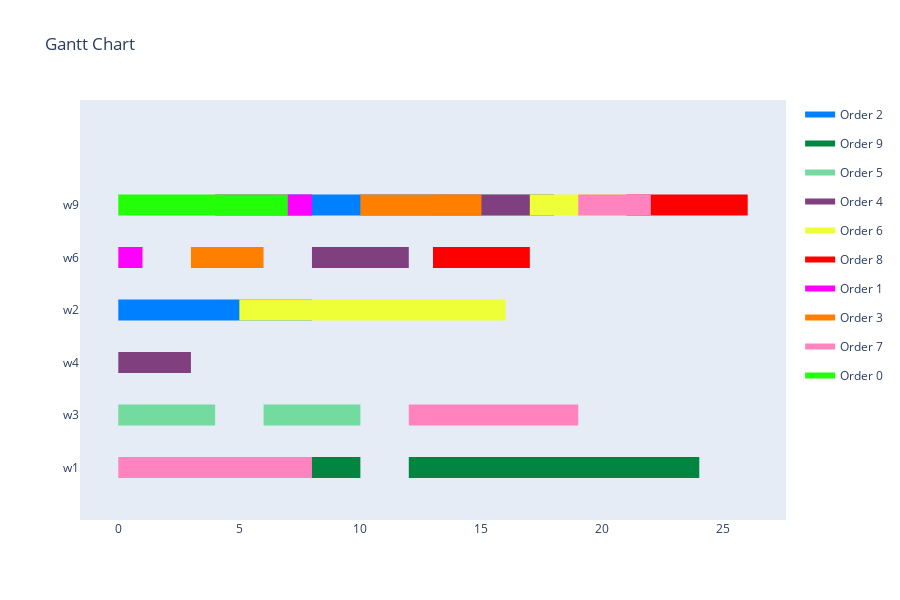
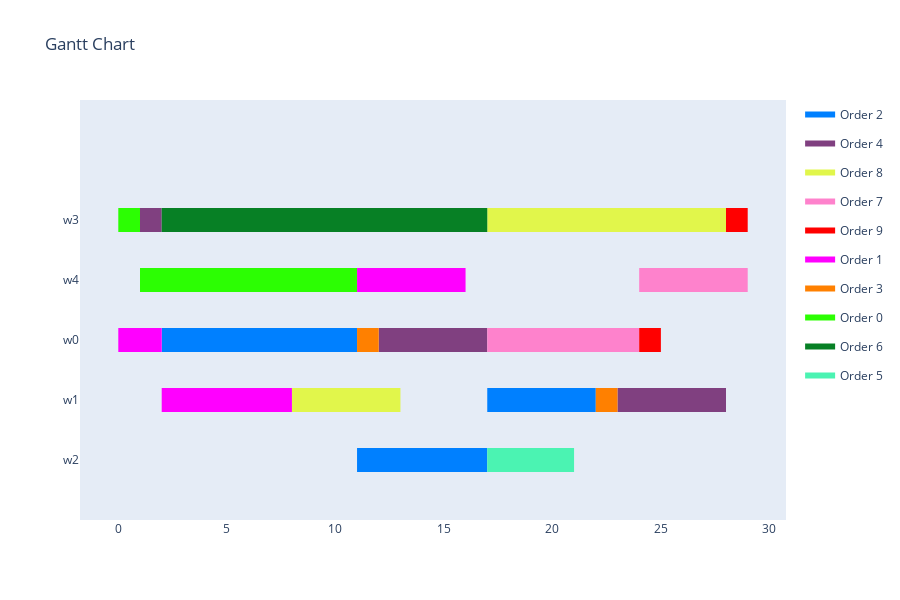
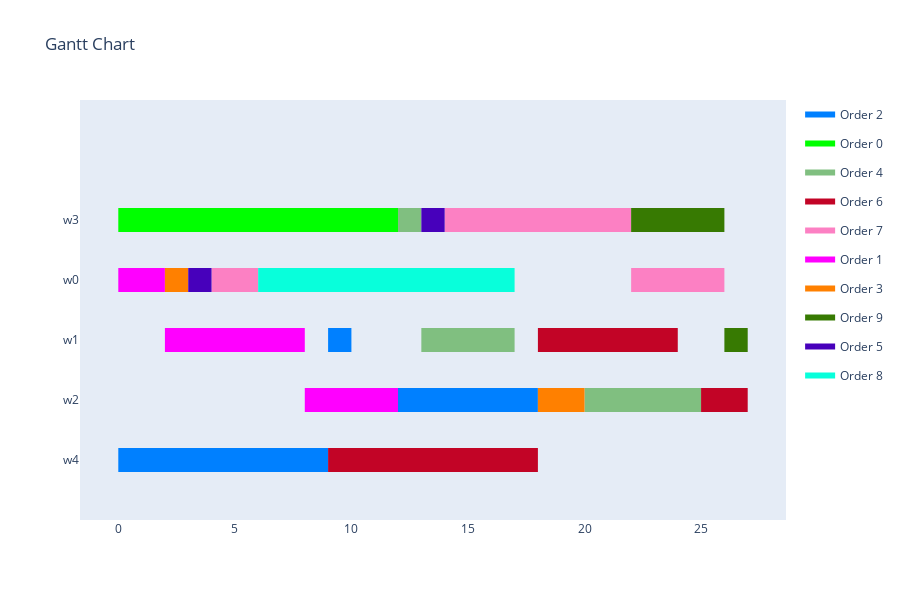
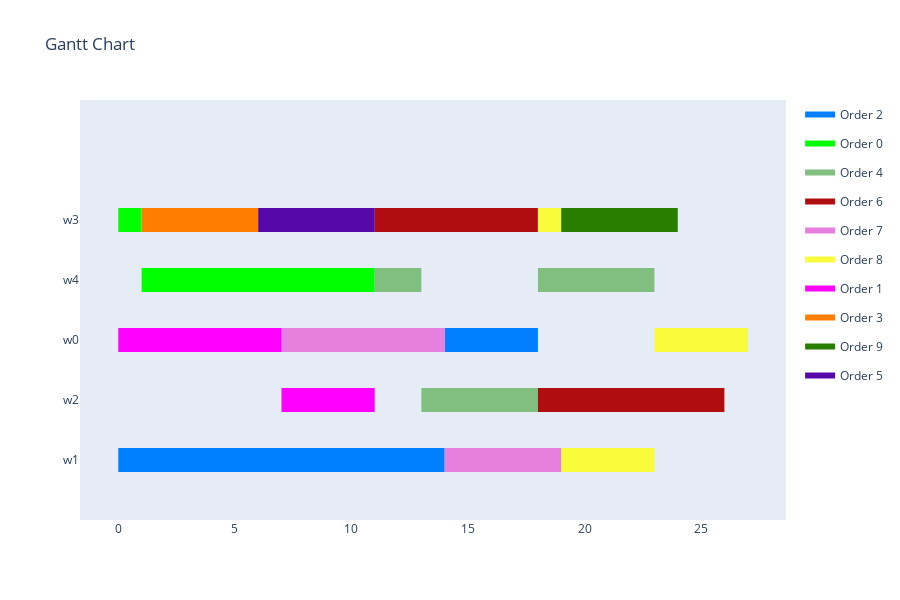

These figures' notebook cell, in order:
### Code cell
averages = dict()

for i in range(len(solver_results)):
    if type(solver_results[i].created_by) is str:
        print(f'{solver_results[i].created_by} : {file_list[i]}')
    else:
        print(f'{solver_results[i].created_by.name} : {file_list[i]}')
    visualize_schedule_demo(solver_results[i], solver_results[i].created_in, solver_results[i].created_for)
    for evaluation_result in solver_results[i].evaluation_results:
        print(f'{evaluation_result[0]}: {evaluation_result[1]}')
        if evaluation_result[0] not in averages:
            averages[evaluation_result[0]] = 0
        averages[evaluation_result[0]] += evaluation_result[1]
    # NOTE: only for GASolver:
    #print(f'{solver_results[i].created_by.mutation_type}')
    print('-' * 50)
# averages, NOTE: even if a value is not present for all results, the average is calculated with the count of all results
print(f'AVERAGE RESULTS OF {len(solver_results)} SOLVER RESULTS')
for average in averages.keys():
    print(f'Average {average}: {averages[average] / len(solver_results)}')

### Figure 1 — Plotly figure (JSON) as saved in the notebook; plotly's stock layout.template omitted (floating-point values rounded to 4 significant figures)
{"data": [{"fill": "toself", "fillcolor": "rgb(0, 128, 255)", "hoverinfo": "name", "legendgroup": "rgb(0, 128, 255)", "mode": "none", "name": "Order 2", "type": "scatter", "x": [7, 13, 13, 7, 7, 8, 12, 12, 8, 8, 9, 11, 11, 9, 9, 0, 8, 8, 0], "y": [4.8, 4.8, 5.2, 5.2, null, 4.8, 4.8, 5.2, 5.2, null, 4.8, 4.8, 5.2, 5.2, null, 2.8, 2.8, 3.2, 3.2]}, {"fill": "toself", "fillcolor": "rgb(1, 133, 64)", "hoverinfo": "name", "legendgroup": "rgb(1, 133, 64)", "mode": "none", "name": "Order 9", "type": "scatter", "x": [8, 10, 10, 8, 8, 12, 17, 17, 12, 12, 16, 22, 22, 16, 16, 20, 24, 24, 20], "y": [-0.2, -0.2, 0.2, 0.2, null, -0.2, -0.2, 0.2, 0.2, null, -0.2, -0.2, 0.2, 0.2, null, -0.2, -0.2, 0.2, 0.2]}, {"fill": "toself", "fillcolor": "rgb(115, 219, 159)", "hoverinfo": "name", "legendgroup": "rgb(115, 219, 159)", "mode": "none", "name": "Order 5", "type": "scatter", "x": [15, 17, 17, 15, 15, 16, 17, 17, 16, 16, 0, 4, 4, 0, 0, 6, 10, 10, 6], "y": [4.8, 4.8, 5.2, 5.2, null, 4.8, 4.8, 5.2, 5.2, null, 0.8, 0.8, 1.2, 1.2, null, 0.8, 0.8, 1.2, 1.2]}, {"fill": "toself", "fillcolor": "rgb(128, 64, 128)", "hoverinfo": "name", "legendgroup": "rgb(128, 64, 128)", "mode": "none", "name": "Order 4", "type": "scatter", "x": [13, 15, 15, 13, 13, 14, 18, 18, 14, 14, 8, 12, 12, 8, 8, 0, 3, 3, 0], "y": [4.8, 4.8, 5.2, 5.2, null, 4.8, 4.8, 5.2, 5.2, null, 3.8, 3.8, 4.2, 4.2, null, 1.8, 1.8, 2.2, 2.2]}, {"fill": "toself", "fillcolor": "rgb(238, 254, 55)", "hoverinfo": "name", "legendgroup": "rgb(238, 254, 55)", "mode": "none", "name": "Order 6", "type": "scatter", "x": [17, 21, 21, 17, 17, 18, 20, 20, 18, 18, 5, 13, 13, 5, 5, 10, 16, 16, 10], "y": [4.8, 4.8, 5.2, 5.2, null, 4.8, 4.8, 5.2, 5.2, null, 2.8, 2.8, 3.2, 3.2, null, 2.8, 2.8, 3.2, 3.2]}, {"fill": "toself", "fillcolor": "rgb(255, 0, 0)", "hoverinfo": "name", "legendgroup": "rgb(255, 0, 0)", "mode": "none", "name": "Order 8", "type": "scatter", "x": [21, 23, 23, 21, 21, 22, 26, 26, 22, 22, 13, 17, 17, 13, 13, 4, 8, 8, 4], "y": [4.8, 4.8, 5.2, 5.2, null, 4.8, 4.8, 5.2, 5.2, null, 3.8, 3.8, 4.2, 4.2, null, -0.2, -0.2, 0.2, 0.2]}, {"fill": "toself", "fillcolor": "rgb(255, 0, 255)", "hoverinfo": "name", "legendgroup": "rgb(255, 0, 255)", "mode": "none", "name": "Order 1", "type": "scatter", "x": [4, 6, 6, 4, 4, 5, 6, 6, 5, 5, 6, 8, 8, 6, 6, 0, 1, 1, 0], "y": [4.8, 4.8, 5.2, 5.2, null, 4.8, 4.8, 5.2, 5.2, null, 4.8, 4.8, 5.2, 5.2, null, 3.8, 3.8, 4.2, 4.2]}, {"fill": "toself", "fillcolor": "rgb(255, 128, 0)", "hoverinfo": "name", "legendgroup": "rgb(255, 128, 0)", "mode": "none", "name": "Order 3", "type": "scatter", "x": [10, 15, 15, 10, 10, 11, 13, 13, 11, 11, 12, 13, 13, 12, 12, 3, 6, 6, 3], "y": [4.8, 4.8, 5.2, 5.2, null, 4.8, 4.8, 5.2, 5.2, null, 4.8, 4.8, 5.2, 5.2, null, 3.8, 3.8, 4.2, 4.2]}, {"fill": "toself", "fillcolor": "rgb(255, 131, 191)", "hoverinfo": "name", "legendgroup": "rgb(255, 131, 191)", "mode": "none", "name": "Order 7", "type": "scatter", "x": [19, 20, 20, 19, 19, 20, 22, 22, 20, 20, 12, 19, 19, 12, 12, 0, 8, 8, 0], "y": [4.8, 4.8, 5.2, 5.2, null, 4.8, 4.8, 5.2, 5.2, null, 0.8, 0.8, 1.2, 1.2, null, -0.2, -0.2, 0.2, 0.2]}, {"fill": "toself", "fillcolor": "rgb(35, 255, 9)", "hoverinfo": "name", "legendgroup": "rgb(35, 255, 9)", "mode": "none", "name": "Order 0", "type": "scatter", "x": [0, 4, 4, 0, 0, 1, 4, 4, 1, 1, 2, 4, 4, 2, 2, 3, 7, 7, 3], "y": [4.8, 4.8, 5.2, 5.2, null, 4.8, 4.8, 5.2, 5.2, null, 4.8, 4.8, 5.2, 5.2, null, 4.8, 4.8, 5.2, 5.2]}, {"legendgroup": "rgb(0, 128, 255)", "marker": {"color": "rgb(0, 128, 255)", "opacity": 0, "size": 1}, "mode": "markers", "name": "", "showlegend": false, "text": [null, null, null, null, null, null, null, null], "type": "scatter", "x": [7, 13, 8, 12, 9, 11, 0, 8], "y": [5, 5, 5, 5, 5, 5, 3, 3]}, {"legendgroup": "rgb(1, 133, 64)", "marker": {"color": "rgb(1, 133, 64)", "opacity": 0, "size": 1}, "mode": "markers", "name": "", "showlegend": false, "text": [null, null, null, null, null, null, null, null], "type": "scatter", "x": [8, 10, 12, 17, 16, 22, 20, 24], "y": [0, 0, 0, 0, 0, 0, 0, 0]}, {"legendgroup": "rgb(115, 219, 159)", "marker": {"color": "rgb(115, 219, 159)", "opacity": 0, "size": 1}, "mode": "markers", "name": "", "showlegend": false, "text": [null, null, null, null, null, null, null, null], "type": "scatter", "x": [15, 17, 16, 17, 0, 4, 6, 10], "y": [5, 5, 5, 5, 1, 1, 1, 1]}, {"legendgroup": "rgb(128, 64, 128)", "marker": {"color": "rgb(128, 64, 128)", "opacity": 0, "size": 1}, "mode": "markers", "name": "", "showlegend": false, "text": [null, null, null, null, null, null, null, null], "type": "scatter", "x": [13, 15, 14, 18, 8, 12, 0, 3], "y": [5, 5, 5, 5, 4, 4, 2, 2]}, {"legendgroup": "rgb(238, 254, 55)", "marker": {"color": "rgb(238, 254, 55)", "opacity": 0, "size": 1}, "mode": "markers", "name": "", "showlegend": false, "text": [null, null, null, null, null, null, null, null], "type": "scatter", "x": [17, 21, 18, 20, 5, 13, 10, 16], "y": [5, 5, 5, 5, 3, 3, 3, 3]}, {"legendgroup": "rgb(255, 0, 0)", "marker": {"color": "rgb(255, 0, 0)", "opacity": 0, "size": 1}, "mode": "markers", "name": "", "showlegend": false, "text": [null, null, null, null, null, null, null, null], "type": "scatter", "x": [21, 23, 22, 26, 13, 17, 4, 8], "y": [5, 5, 5, 5, 4, 4, 0, 0]}, {"legendgroup": "rgb(255, 0, 255)", "marker": {"color": "rgb(255, 0, 255)", "opacity": 0, "size": 1}, "mode": "markers", "name": "", "showlegend": false, "text": [null, null, null, null, null, null, null, null], "type": "scatter", "x": [4, 6, 5, 6, 6, 8, 0, 1], "y": [5, 5, 5, 5, 5, 5, 4, 4]}, {"legendgroup": "rgb(255, 128, 0)", "marker": {"color": "rgb(255, 128, 0)", "opacity": 0, "size": 1}, "mode": "markers", "name": "", "showlegend": false, "text": [null, null, null, null, null, null, null, null], "type": "scatter", "x": [10, 15, 11, 13, 12, 13, 3, 6], "y": [5, 5, 5, 5, 5, 5, 4, 4]}, {"legendgroup": "rgb(255, 131, 191)", "marker": {"color": "rgb(255, 131, 191)", "opacity": 0, "size": 1}, "mode": "markers", "name": "", "showlegend": false, "text": [null, null, null, null, null, null, null, null], "type": "scatter", "x": [19, 20, 20, 22, 12, 19, 0, 8], "y": [5, 5, 5, 5, 1, 1, 0, 0]}, {"legendgroup": "rgb(35, 255, 9)", "marker": {"color": "rgb(35, 255, 9)", "opacity": 0, "size": 1}, "mode": "markers", "name": "", "showlegend": false, "text": [null, null, null, null, null, null, null, null], "type": "scatter", "x": [0, 4, 1, 4, 2, 4, 3, 7], "y": [5, 5, 5, 5, 5, 5, 5, 5]}], "layout": {"height": 600, "hovermode": "closest", "showlegend": true, "title": {"text": "Gantt Chart"}, "xaxis": {"rangeselector": {"buttons": [{"count": 7, "label": "1w", "step": "day", "stepmode": "backward"}, {"count": 1, "label": "1m", "step": "month", "stepmode": "backward"}, {"count": 6, "label": "6m", "step": "month", "stepmode": "backward"}, {"count": 1, "label": "YTD", "step": "year", "stepmode": "todate"}, {"count": 1, "label": "1y", "step": "year", "stepmode": "backward"}, {"step": "all"}]}, "showgrid": false, "type": "linear", "zeroline": false}, "yaxis": {"autorange": false, "range": [-1, 7], "showgrid": false, "ticktext": ["w1", "w3", "w4", "w2", "w6", "w9"], "tickvals": [0, 1, 2, 3, 4, 5], "zeroline": false}}}

### Figure 2 — Plotly figure (JSON) as saved in the notebook; plotly's stock layout.template omitted (floating-point values rounded to 4 significant figures)
{"data": [{"fill": "toself", "fillcolor": "rgb(0, 128, 255)", "hoverinfo": "name", "legendgroup": "rgb(0, 128, 255)", "mode": "none", "name": "Order 2", "type": "scatter", "x": [2, 11, 11, 2, 2, 17, 22, 22, 17, 17, 11, 13, 13, 11, 11, 13, 17, 17, 13], "y": [1.8, 1.8, 2.2, 2.2, null, 0.8, 0.8, 1.2, 1.2, null, -0.2, -0.2, 0.2, 0.2, null, -0.2, -0.2, 0.2, 0.2]}, {"fill": "toself", "fillcolor": "rgb(128, 64, 128)", "hoverinfo": "name", "legendgroup": "rgb(128, 64, 128)", "mode": "none", "name": "Order 4", "type": "scatter", "x": [1, 2, 2, 1, 1, 12, 17, 17, 12, 12, 23, 28, 28, 23], "y": [3.8, 3.8, 4.2, 4.2, null, 1.8, 1.8, 2.2, 2.2, null, 0.8, 0.8, 1.2, 1.2]}, {"fill": "toself", "fillcolor": "rgb(225, 246, 75)", "hoverinfo": "name", "legendgroup": "rgb(225, 246, 75)", "mode": "none", "name": "Order 8", "type": "scatter", "x": [17, 24, 24, 17, 17, 24, 28, 28, 24, 24, 8, 13, 13, 8], "y": [3.8, 3.8, 4.2, 4.2, null, 3.8, 3.8, 4.2, 4.2, null, 0.8, 0.8, 1.2, 1.2]}, {"fill": "toself", "fillcolor": "rgb(254, 130, 204)", "hoverinfo": "name", "legendgroup": "rgb(254, 130, 204)", "mode": "none", "name": "Order 7", "type": "scatter", "x": [24, 29, 29, 24, 24, 17, 19, 19, 17, 17, 19, 24, 24, 19], "y": [2.8, 2.8, 3.2, 3.2, null, 1.8, 1.8, 2.2, 2.2, null, 1.8, 1.8, 2.2, 2.2]}, {"fill": "toself", "fillcolor": "rgb(255, 0, 0)", "hoverinfo": "name", "legendgroup": "rgb(255, 0, 0)", "mode": "none", "name": "Order 9", "type": "scatter", "x": [28, 29, 29, 28, 28, 24, 25, 25, 24], "y": [3.8, 3.8, 4.2, 4.2, null, 1.8, 1.8, 2.2, 2.2]}, {"fill": "toself", "fillcolor": "rgb(255, 0, 255)", "hoverinfo": "name", "legendgroup": "rgb(255, 0, 255)", "mode": "none", "name": "Order 1", "type": "scatter", "x": [11, 16, 16, 11, 11, 0, 2, 2, 0, 0, 2, 8, 8, 2], "y": [2.8, 2.8, 3.2, 3.2, null, 1.8, 1.8, 2.2, 2.2, null, 0.8, 0.8, 1.2, 1.2]}, {"fill": "toself", "fillcolor": "rgb(255, 128, 0)", "hoverinfo": "name", "legendgroup": "rgb(255, 128, 0)", "mode": "none", "name": "Order 3", "type": "scatter", "x": [11, 12, 12, 11, 11, 22, 23, 23, 22], "y": [1.8, 1.8, 2.2, 2.2, null, 0.8, 0.8, 1.2, 1.2]}, {"fill": "toself", "fillcolor": "rgb(44, 254, 3)", "hoverinfo": "name", "legendgroup": "rgb(44, 254, 3)", "mode": "none", "name": "Order 0", "type": "scatter", "x": [0, 1, 1, 0, 0, 1, 6, 6, 1, 1, 6, 11, 11, 6], "y": [3.8, 3.8, 4.2, 4.2, null, 2.8, 2.8, 3.2, 3.2, null, 2.8, 2.8, 3.2, 3.2]}, {"fill": "toself", "fillcolor": "rgb(7, 128, 37)", "hoverinfo": "name", "legendgroup": "rgb(7, 128, 37)", "mode": "none", "name": "Order 6", "type": "scatter", "x": [2, 9, 9, 2, 2, 9, 14, 14, 9, 9, 14, 16, 16, 14, 14, 16, 17, 17, 16], "y": [3.8, 3.8, 4.2, 4.2, null, 3.8, 3.8, 4.2, 4.2, null, 3.8, 3.8, 4.2, 4.2, null, 3.8, 3.8, 4.2, 4.2]}, {"fill": "toself", "fillcolor": "rgb(75, 243, 178)", "hoverinfo": "name", "legendgroup": "rgb(75, 243, 178)", "mode": "none", "name": "Order 5", "type": "scatter", "x": [17, 19, 19, 17, 17, 19, 21, 21, 19], "y": [-0.2, -0.2, 0.2, 0.2, null, -0.2, -0.2, 0.2, 0.2]}, {"legendgroup": "rgb(0, 128, 255)", "marker": {"color": "rgb(0, 128, 255)", "opacity": 0, "size": 1}, "mode": "markers", "name": "", "showlegend": false, "text": [null, null, null, null, null, null, null, null], "type": "scatter", "x": [2, 11, 17, 22, 11, 13, 13, 17], "y": [2, 2, 1, 1, 0, 0, 0, 0]}, {"legendgroup": "rgb(128, 64, 128)", "marker": {"color": "rgb(128, 64, 128)", "opacity": 0, "size": 1}, "mode": "markers", "name": "", "showlegend": false, "text": [null, null, null, null, null, null], "type": "scatter", "x": [1, 2, 12, 17, 23, 28], "y": [4, 4, 2, 2, 1, 1]}, {"legendgroup": "rgb(225, 246, 75)", "marker": {"color": "rgb(225, 246, 75)", "opacity": 0, "size": 1}, "mode": "markers", "name": "", "showlegend": false, "text": [null, null, null, null, null, null], "type": "scatter", "x": [17, 24, 24, 28, 8, 13], "y": [4, 4, 4, 4, 1, 1]}, {"legendgroup": "rgb(254, 130, 204)", "marker": {"color": "rgb(254, 130, 204)", "opacity": 0, "size": 1}, "mode": "markers", "name": "", "showlegend": false, "text": [null, null, null, null, null, null], "type": "scatter", "x": [24, 29, 17, 19, 19, 24], "y": [3, 3, 2, 2, 2, 2]}, {"legendgroup": "rgb(255, 0, 0)", "marker": {"color": "rgb(255, 0, 0)", "opacity": 0, "size": 1}, "mode": "markers", "name": "", "showlegend": false, "text": [null, null, null, null], "type": "scatter", "x": [28, 29, 24, 25], "y": [4, 4, 2, 2]}, {"legendgroup": "rgb(255, 0, 255)", "marker": {"color": "rgb(255, 0, 255)", "opacity": 0, "size": 1}, "mode": "markers", "name": "", "showlegend": false, "text": [null, null, null, null, null, null], "type": "scatter", "x": [11, 16, 0, 2, 2, 8], "y": [3, 3, 2, 2, 1, 1]}, {"legendgroup": "rgb(255, 128, 0)", "marker": {"color": "rgb(255, 128, 0)", "opacity": 0, "size": 1}, "mode": "markers", "name": "", "showlegend": false, "text": [null, null, null, null], "type": "scatter", "x": [11, 12, 22, 23], "y": [2, 2, 1, 1]}, {"legendgroup": "rgb(44, 254, 3)", "marker": {"color": "rgb(44, 254, 3)", "opacity": 0, "size": 1}, "mode": "markers", "name": "", "showlegend": false, "text": [null, null, null, null, null, null], "type": "scatter", "x": [0, 1, 1, 6, 6, 11], "y": [4, 4, 3, 3, 3, 3]}, {"legendgroup": "rgb(7, 128, 37)", "marker": {"color": "rgb(7, 128, 37)", "opacity": 0, "size": 1}, "mode": "markers", "name": "", "showlegend": false, "text": [null, null, null, null, null, null, null, null], "type": "scatter", "x": [2, 9, 9, 14, 14, 16, 16, 17], "y": [4, 4, 4, 4, 4, 4, 4, 4]}, {"legendgroup": "rgb(75, 243, 178)", "marker": {"color": "rgb(75, 243, 178)", "opacity": 0, "size": 1}, "mode": "markers", "name": "", "showlegend": false, "text": [null, null, null, null], "type": "scatter", "x": [17, 19, 19, 21], "y": [0, 0, 0, 0]}], "layout": {"height": 600, "hovermode": "closest", "showlegend": true, "title": {"text": "Gantt Chart"}, "xaxis": {"rangeselector": {"buttons": [{"count": 7, "label": "1w", "step": "day", "stepmode": "backward"}, {"count": 1, "label": "1m", "step": "month", "stepmode": "backward"}, {"count": 6, "label": "6m", "step": "month", "stepmode": "backward"}, {"count": 1, "label": "YTD", "step": "year", "stepmode": "todate"}, {"count": 1, "label": "1y", "step": "year", "stepmode": "backward"}, {"step": "all"}]}, "showgrid": false, "type": "linear", "zeroline": false}, "yaxis": {"autorange": false, "range": [-1, 6], "showgrid": false, "ticktext": ["w2", "w1", "w0", "w4", "w3"], "tickvals": [0, 1, 2, 3, 4], "zeroline": false}}}

### Figure 3 — Plotly figure (JSON) as saved in the notebook; plotly's stock layout.template omitted (floating-point values rounded to 4 significant figures)
{"data": [{"fill": "toself", "fillcolor": "rgb(0, 128, 255)", "hoverinfo": "name", "legendgroup": "rgb(0, 128, 255)", "mode": "none", "name": "Order 2", "type": "scatter", "x": [9, 10, 10, 9, 9, 12, 16, 16, 12, 12, 16, 18, 18, 16, 16, 0, 9, 9, 0], "y": [1.8, 1.8, 2.2, 2.2, null, 0.8, 0.8, 1.2, 1.2, null, 0.8, 0.8, 1.2, 1.2, null, -0.2, -0.2, 0.2, 0.2]}, {"fill": "toself", "fillcolor": "rgb(0, 255, 0)", "hoverinfo": "name", "legendgroup": "rgb(0, 255, 0)", "mode": "none", "name": "Order 0", "type": "scatter", "x": [0, 1, 1, 0, 0, 1, 8, 8, 1, 1, 8, 12, 12, 8], "y": [3.8, 3.8, 4.2, 4.2, null, 3.8, 3.8, 4.2, 4.2, null, 3.8, 3.8, 4.2, 4.2]}, {"fill": "toself", "fillcolor": "rgb(128, 191, 128)", "hoverinfo": "name", "legendgroup": "rgb(128, 191, 128)", "mode": "none", "name": "Order 4", "type": "scatter", "x": [12, 13, 13, 12, 12, 13, 17, 17, 13, 13, 20, 25, 25, 20], "y": [3.8, 3.8, 4.2, 4.2, null, 1.8, 1.8, 2.2, 2.2, null, 0.8, 0.8, 1.2, 1.2]}, {"fill": "toself", "fillcolor": "rgb(194, 4, 38)", "hoverinfo": "name", "legendgroup": "rgb(194, 4, 38)", "mode": "none", "name": "Order 6", "type": "scatter", "x": [18, 19, 19, 18, 18, 19, 24, 24, 19, 19, 25, 27, 27, 25, 25, 9, 18, 18, 9], "y": [1.8, 1.8, 2.2, 2.2, null, 1.8, 1.8, 2.2, 2.2, null, 0.8, 0.8, 1.2, 1.2, null, -0.2, -0.2, 0.2, 0.2]}, {"fill": "toself", "fillcolor": "rgb(252, 128, 195)", "hoverinfo": "name", "legendgroup": "rgb(252, 128, 195)", "mode": "none", "name": "Order 7", "type": "scatter", "x": [14, 22, 22, 14, 14, 4, 6, 6, 4, 4, 22, 26, 26, 22], "y": [3.8, 3.8, 4.2, 4.2, null, 2.8, 2.8, 3.2, 3.2, null, 2.8, 2.8, 3.2, 3.2]}, {"fill": "toself", "fillcolor": "rgb(255, 0, 255)", "hoverinfo": "name", "legendgroup": "rgb(255, 0, 255)", "mode": "none", "name": "Order 1", "type": "scatter", "x": [0, 2, 2, 0, 0, 2, 8, 8, 2, 2, 8, 12, 12, 8], "y": [2.8, 2.8, 3.2, 3.2, null, 1.8, 1.8, 2.2, 2.2, null, 0.8, 0.8, 1.2, 1.2]}, {"fill": "toself", "fillcolor": "rgb(255, 128, 0)", "hoverinfo": "name", "legendgroup": "rgb(255, 128, 0)", "mode": "none", "name": "Order 3", "type": "scatter", "x": [2, 3, 3, 2, 2, 18, 20, 20, 18], "y": [2.8, 2.8, 3.2, 3.2, null, 0.8, 0.8, 1.2, 1.2]}, {"fill": "toself", "fillcolor": "rgb(55, 122, 2)", "hoverinfo": "name", "legendgroup": "rgb(55, 122, 2)", "mode": "none", "name": "Order 9", "type": "scatter", "x": [22, 26, 26, 22, 22, 26, 27, 27, 26], "y": [3.8, 3.8, 4.2, 4.2, null, 1.8, 1.8, 2.2, 2.2]}, {"fill": "toself", "fillcolor": "rgb(71, 0, 187)", "hoverinfo": "name", "legendgroup": "rgb(71, 0, 187)", "mode": "none", "name": "Order 5", "type": "scatter", "x": [13, 14, 14, 13, 13, 3, 4, 4, 3], "y": [3.8, 3.8, 4.2, 4.2, null, 2.8, 2.8, 3.2, 3.2]}, {"fill": "toself", "fillcolor": "rgb(8, 255, 219)", "hoverinfo": "name", "legendgroup": "rgb(8, 255, 219)", "mode": "none", "name": "Order 8", "type": "scatter", "x": [6, 8, 8, 6, 6, 8, 13, 13, 8, 8, 13, 17, 17, 13], "y": [2.8, 2.8, 3.2, 3.2, null, 2.8, 2.8, 3.2, 3.2, null, 2.8, 2.8, 3.2, 3.2]}, {"legendgroup": "rgb(0, 128, 255)", "marker": {"color": "rgb(0, 128, 255)", "opacity": 0, "size": 1}, "mode": "markers", "name": "", "showlegend": false, "text": [null, null, null, null, null, null, null, null], "type": "scatter", "x": [9, 10, 12, 16, 16, 18, 0, 9], "y": [2, 2, 1, 1, 1, 1, 0, 0]}, {"legendgroup": "rgb(0, 255, 0)", "marker": {"color": "rgb(0, 255, 0)", "opacity": 0, "size": 1}, "mode": "markers", "name": "", "showlegend": false, "text": [null, null, null, null, null, null], "type": "scatter", "x": [0, 1, 1, 8, 8, 12], "y": [4, 4, 4, 4, 4, 4]}, {"legendgroup": "rgb(128, 191, 128)", "marker": {"color": "rgb(128, 191, 128)", "opacity": 0, "size": 1}, "mode": "markers", "name": "", "showlegend": false, "text": [null, null, null, null, null, null], "type": "scatter", "x": [12, 13, 13, 17, 20, 25], "y": [4, 4, 2, 2, 1, 1]}, {"legendgroup": "rgb(194, 4, 38)", "marker": {"color": "rgb(194, 4, 38)", "opacity": 0, "size": 1}, "mode": "markers", "name": "", "showlegend": false, "text": [null, null, null, null, null, null, null, null], "type": "scatter", "x": [18, 19, 19, 24, 25, 27, 9, 18], "y": [2, 2, 2, 2, 1, 1, 0, 0]}, {"legendgroup": "rgb(252, 128, 195)", "marker": {"color": "rgb(252, 128, 195)", "opacity": 0, "size": 1}, "mode": "markers", "name": "", "showlegend": false, "text": [null, null, null, null, null, null], "type": "scatter", "x": [14, 22, 4, 6, 22, 26], "y": [4, 4, 3, 3, 3, 3]}, {"legendgroup": "rgb(255, 0, 255)", "marker": {"color": "rgb(255, 0, 255)", "opacity": 0, "size": 1}, "mode": "markers", "name": "", "showlegend": false, "text": [null, null, null, null, null, null], "type": "scatter", "x": [0, 2, 2, 8, 8, 12], "y": [3, 3, 2, 2, 1, 1]}, {"legendgroup": "rgb(255, 128, 0)", "marker": {"color": "rgb(255, 128, 0)", "opacity": 0, "size": 1}, "mode": "markers", "name": "", "showlegend": false, "text": [null, null, null, null], "type": "scatter", "x": [2, 3, 18, 20], "y": [3, 3, 1, 1]}, {"legendgroup": "rgb(55, 122, 2)", "marker": {"color": "rgb(55, 122, 2)", "opacity": 0, "size": 1}, "mode": "markers", "name": "", "showlegend": false, "text": [null, null, null, null], "type": "scatter", "x": [22, 26, 26, 27], "y": [4, 4, 2, 2]}, {"legendgroup": "rgb(71, 0, 187)", "marker": {"color": "rgb(71, 0, 187)", "opacity": 0, "size": 1}, "mode": "markers", "name": "", "showlegend": false, "text": [null, null, null, null], "type": "scatter", "x": [13, 14, 3, 4], "y": [4, 4, 3, 3]}, {"legendgroup": "rgb(8, 255, 219)", "marker": {"color": "rgb(8, 255, 219)", "opacity": 0, "size": 1}, "mode": "markers", "name": "", "showlegend": false, "text": [null, null, null, null, null, null], "type": "scatter", "x": [6, 8, 8, 13, 13, 17], "y": [3, 3, 3, 3, 3, 3]}], "layout": {"height": 600, "hovermode": "closest", "showlegend": true, "title": {"text": "Gantt Chart"}, "xaxis": {"rangeselector": {"buttons": [{"count": 7, "label": "1w", "step": "day", "stepmode": "backward"}, {"count": 1, "label": "1m", "step": "month", "stepmode": "backward"}, {"count": 6, "label": "6m", "step": "month", "stepmode": "backward"}, {"count": 1, "label": "YTD", "step": "year", "stepmode": "todate"}, {"count": 1, "label": "1y", "step": "year", "stepmode": "backward"}, {"step": "all"}]}, "showgrid": false, "type": "linear", "zeroline": false}, "yaxis": {"autorange": false, "range": [-1, 6], "showgrid": false, "ticktext": ["w4", "w2", "w1", "w0", "w3"], "tickvals": [0, 1, 2, 3, 4], "zeroline": false}}}

### Figure 4 — Plotly figure (JSON) as saved in the notebook; plotly's stock layout.template omitted (floating-point values rounded to 4 significant figures)
{"data": [{"fill": "toself", "fillcolor": "rgb(0, 128, 255)", "hoverinfo": "name", "legendgroup": "rgb(0, 128, 255)", "mode": "none", "name": "Order 2", "type": "scatter", "x": [14, 18, 18, 14, 14, 0, 8, 8, 0, 0, 8, 9, 9, 8, 8, 9, 14, 14, 9], "y": [1.8, 1.8, 2.2, 2.2, null, -0.2, -0.2, 0.2, 0.2, null, -0.2, -0.2, 0.2, 0.2, null, -0.2, -0.2, 0.2, 0.2]}, {"fill": "toself", "fillcolor": "rgb(0, 255, 0)", "hoverinfo": "name", "legendgroup": "rgb(0, 255, 0)", "mode": "none", "name": "Order 0", "type": "scatter", "x": [0, 1, 1, 0, 0, 1, 6, 6, 1, 1, 6, 11, 11, 6], "y": [3.8, 3.8, 4.2, 4.2, null, 2.8, 2.8, 3.2, 3.2, null, 2.8, 2.8, 3.2, 3.2]}, {"fill": "toself", "fillcolor": "rgb(128, 191, 128)", "hoverinfo": "name", "legendgroup": "rgb(128, 191, 128)", "mode": "none", "name": "Order 4", "type": "scatter", "x": [11, 13, 13, 11, 11, 18, 23, 23, 18, 18, 13, 18, 18, 13], "y": [2.8, 2.8, 3.2, 3.2, null, 2.8, 2.8, 3.2, 3.2, null, 0.8, 0.8, 1.2, 1.2]}, {"fill": "toself", "fillcolor": "rgb(176, 13, 17)", "hoverinfo": "name", "legendgroup": "rgb(176, 13, 17)", "mode": "none", "name": "Order 6", "type": "scatter", "x": [11, 18, 18, 11, 11, 18, 20, 20, 18, 18, 20, 24, 24, 20, 20, 24, 26, 26, 24], "y": [3.8, 3.8, 4.2, 4.2, null, 0.8, 0.8, 1.2, 1.2, null, 0.8, 0.8, 1.2, 1.2, null, 0.8, 0.8, 1.2, 1.2]}, {"fill": "toself", "fillcolor": "rgb(230, 127, 222)", "hoverinfo": "name", "legendgroup": "rgb(230, 127, 222)", "mode": "none", "name": "Order 7", "type": "scatter", "x": [7, 9, 9, 7, 7, 9, 14, 14, 9, 9, 14, 19, 19, 14], "y": [1.8, 1.8, 2.2, 2.2, null, 1.8, 1.8, 2.2, 2.2, null, -0.2, -0.2, 0.2, 0.2]}, {"fill": "toself", "fillcolor": "rgb(248, 252, 58)", "hoverinfo": "name", "legendgroup": "rgb(248, 252, 58)", "mode": "none", "name": "Order 8", "type": "scatter", "x": [18, 19, 19, 18, 18, 23, 27, 27, 23, 23, 19, 23, 23, 19], "y": [3.8, 3.8, 4.2, 4.2, null, 1.8, 1.8, 2.2, 2.2, null, -0.2, -0.2, 0.2, 0.2]}, {"fill": "toself", "fillcolor": "rgb(255, 0, 255)", "hoverinfo": "name", "legendgroup": "rgb(255, 0, 255)", "mode": "none", "name": "Order 1", "type": "scatter", "x": [0, 2, 2, 0, 0, 2, 7, 7, 2, 2, 7, 11, 11, 7], "y": [1.8, 1.8, 2.2, 2.2, null, 1.8, 1.8, 2.2, 2.2, null, 0.8, 0.8, 1.2, 1.2]}, {"fill": "toself", "fillcolor": "rgb(255, 128, 0)", "hoverinfo": "name", "legendgroup": "rgb(255, 128, 0)", "mode": "none", "name": "Order 3", "type": "scatter", "x": [1, 5, 5, 1, 1, 5, 6, 6, 5], "y": [3.8, 3.8, 4.2, 4.2, null, 3.8, 3.8, 4.2, 4.2]}, {"fill": "toself", "fillcolor": "rgb(41, 126, 1)", "hoverinfo": "name", "legendgroup": "rgb(41, 126, 1)", "mode": "none", "name": "Order 9", "type": "scatter", "x": [19, 23, 23, 19, 19, 23, 24, 24, 23], "y": [3.8, 3.8, 4.2, 4.2, null, 3.8, 3.8, 4.2, 4.2]}, {"fill": "toself", "fillcolor": "rgb(87, 8, 169)", "hoverinfo": "name", "legendgroup": "rgb(87, 8, 169)", "mode": "none", "name": "Order 5", "type": "scatter", "x": [6, 10, 10, 6, 6, 10, 11, 11, 10], "y": [3.8, 3.8, 4.2, 4.2, null, 3.8, 3.8, 4.2, 4.2]}, {"legendgroup": "rgb(0, 128, 255)", "marker": {"color": "rgb(0, 128, 255)", "opacity": 0, "size": 1}, "mode": "markers", "name": "", "showlegend": false, "text": [null, null, null, null, null, null, null, null], "type": "scatter", "x": [14, 18, 0, 8, 8, 9, 9, 14], "y": [2, 2, 0, 0, 0, 0, 0, 0]}, {"legendgroup": "rgb(0, 255, 0)", "marker": {"color": "rgb(0, 255, 0)", "opacity": 0, "size": 1}, "mode": "markers", "name": "", "showlegend": false, "text": [null, null, null, null, null, null], "type": "scatter", "x": [0, 1, 1, 6, 6, 11], "y": [4, 4, 3, 3, 3, 3]}, {"legendgroup": "rgb(128, 191, 128)", "marker": {"color": "rgb(128, 191, 128)", "opacity": 0, "size": 1}, "mode": "markers", "name": "", "showlegend": false, "text": [null, null, null, null, null, null], "type": "scatter", "x": [11, 13, 18, 23, 13, 18], "y": [3, 3, 3, 3, 1, 1]}, {"legendgroup": "rgb(176, 13, 17)", "marker": {"color": "rgb(176, 13, 17)", "opacity": 0, "size": 1}, "mode": "markers", "name": "", "showlegend": false, "text": [null, null, null, null, null, null, null, null], "type": "scatter", "x": [11, 18, 18, 20, 20, 24, 24, 26], "y": [4, 4, 1, 1, 1, 1, 1, 1]}, {"legendgroup": "rgb(230, 127, 222)", "marker": {"color": "rgb(230, 127, 222)", "opacity": 0, "size": 1}, "mode": "markers", "name": "", "showlegend": false, "text": [null, null, null, null, null, null], "type": "scatter", "x": [7, 9, 9, 14, 14, 19], "y": [2, 2, 2, 2, 0, 0]}, {"legendgroup": "rgb(248, 252, 58)", "marker": {"color": "rgb(248, 252, 58)", "opacity": 0, "size": 1}, "mode": "markers", "name": "", "showlegend": false, "text": [null, null, null, null, null, null], "type": "scatter", "x": [18, 19, 23, 27, 19, 23], "y": [4, 4, 2, 2, 0, 0]}, {"legendgroup": "rgb(255, 0, 255)", "marker": {"color": "rgb(255, 0, 255)", "opacity": 0, "size": 1}, "mode": "markers", "name": "", "showlegend": false, "text": [null, null, null, null, null, null], "type": "scatter", "x": [0, 2, 2, 7, 7, 11], "y": [2, 2, 2, 2, 1, 1]}, {"legendgroup": "rgb(255, 128, 0)", "marker": {"color": "rgb(255, 128, 0)", "opacity": 0, "size": 1}, "mode": "markers", "name": "", "showlegend": false, "text": [null, null, null, null], "type": "scatter", "x": [1, 5, 5, 6], "y": [4, 4, 4, 4]}, {"legendgroup": "rgb(41, 126, 1)", "marker": {"color": "rgb(41, 126, 1)", "opacity": 0, "size": 1}, "mode": "markers", "name": "", "showlegend": false, "text": [null, null, null, null], "type": "scatter", "x": [19, 23, 23, 24], "y": [4, 4, 4, 4]}, {"legendgroup": "rgb(87, 8, 169)", "marker": {"color": "rgb(87, 8, 169)", "opacity": 0, "size": 1}, "mode": "markers", "name": "", "showlegend": false, "text": [null, null, null, null], "type": "scatter", "x": [6, 10, 10, 11], "y": [4, 4, 4, 4]}], "layout": {"height": 600, "hovermode": "closest", "showlegend": true, "title": {"text": "Gantt Chart"}, "xaxis": {"rangeselector": {"buttons": [{"count": 7, "label": "1w", "step": "day", "stepmode": "backward"}, {"count": 1, "label": "1m", "step": "month", "stepmode": "backward"}, {"count": 6, "label": "6m", "step": "month", "stepmode": "backward"}, {"count": 1, "label": "YTD", "step": "year", "stepmode": "todate"}, {"count": 1, "label": "1y", "step": "year", "stepmode": "backward"}, {"step": "all"}]}, "showgrid": false, "type": "linear", "zeroline": false}, "yaxis": {"autorange": false, "range": [-1, 6], "showgrid": false, "ticktext": ["w1", "w2", "w0", "w4", "w3"], "tickvals": [0, 1, 2, 3, 4], "zeroline": false}}}
